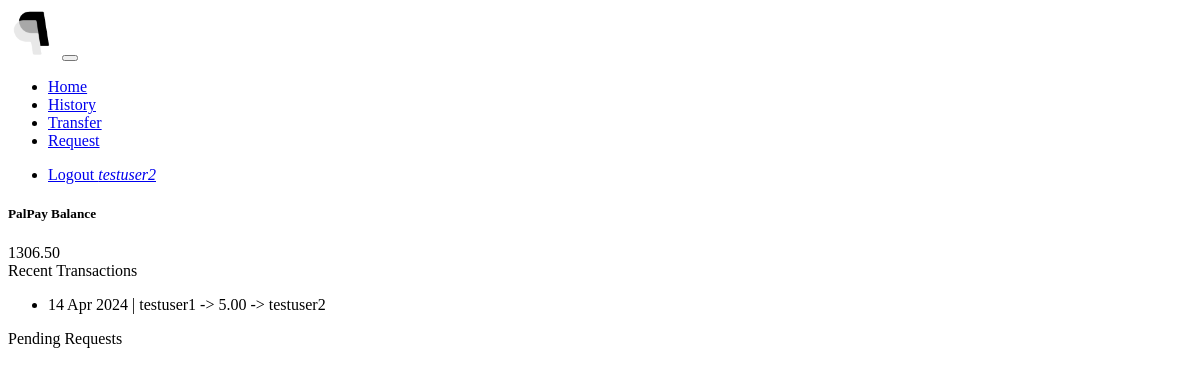
/ (signed in), run on an earlier commit of the app's database.
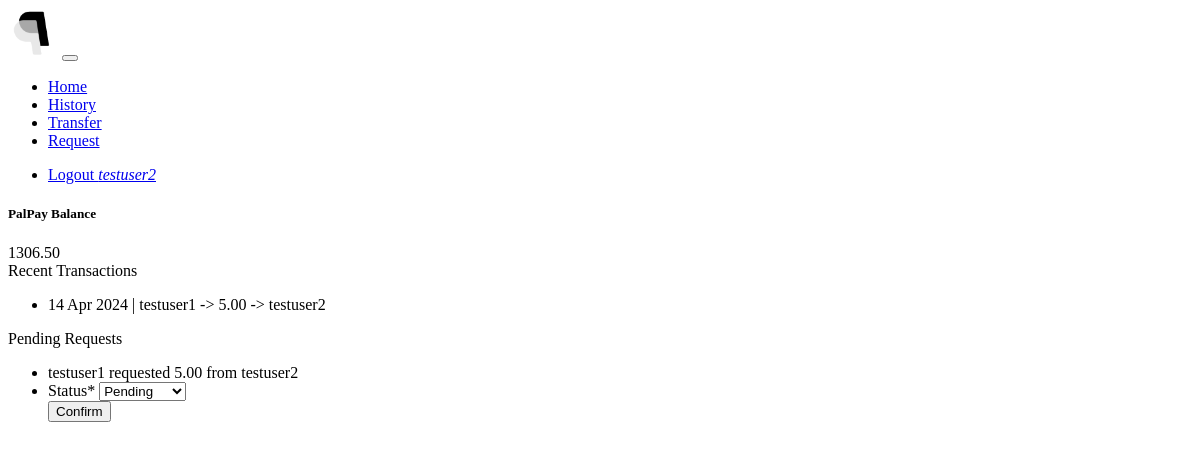
And on a later commit of the database.
### payapp/models.py (models this page shows, shortened)
class Transaction(models.Model):
    from_person = models.ForeignKey(Person, on_delete=models.RESTRICT, related_name='transactions_from')
    to_person = models.ForeignKey(Person, on_delete=models.RESTRICT, related_name='transactions_to')
    amount = PayAppMoneyField()
    submission_datetime = models.DateTimeField(default=datetime.now, blank=True)
    class Meta:
        ordering = ("submission_datetime", "from_person", "amount")

class Person(models.Model):
    user = models.OneToOneField(settings.AUTH_USER_MODEL, on_delete=models.CASCADE)
    active = models.BooleanField(default=True)  # disable users rather than deleting them to preserve history
    balance = PayAppMoneyField()
    class Meta:
        ordering = ("user", "active")

class Request(models.Model):
    by_person = models.ForeignKey(Person, on_delete=models.CASCADE, related_name='requests_by')
    to_person = models.ForeignKey(Person, on_delete=models.CASCADE, related_name='requests_to')
    amount = PayAppMoneyField()
    class StatusChoices(models.TextChoices):
        PENDING = "PENDING"
        COMPLETED = "COMPLETED"
        CANCELLED = "CANCELLED"
    status = models.CharField(choices=StatusChoices, default=StatusChoices.PENDING, max_length=9)
    def __str__(self):
        return ' '.join([self.by_person.user.__str__(),
                         self.to_person.user.__str__(),
                         self.amount.__str__(),
                         self.status
                         ])
    class Meta:
        ordering = ("by_person", "status", "amount")

### payapp/views.py (the view)
# urls.py: path('', home, name='home'),
@login_required(login_url='/login/')
def home(request):
    requests = Request.objects.filter(
        (Q(to_person__user_id__exact=request.user.id) | Q(from_person__user_id__exact=request.user.id)) and
        Q(status=Request.StatusChoices.PENDING)
    )
    forms = [RequestResponseForm(instance=rq) for rq in requests]
    print(requests)
    print(forms)
    context = {
        'person': Person.objects.filter(user__exact=request.user.id)[0],
        'recent_transactions': Transaction.objects.filter(
            Q(from_person__user_id__exact=request.user.id) |
            Q(to_person__user_id__exact=request.user.id)
        ).order_by('-id')[:10:-1],
        'requests_and_forms': zip(requests, forms),
    }
    return render(request, 'payapp/home.html', context=context)

### templates/payapp/home.html (shortened to what this page needs)
{% extends 'webapps2024/base.html' %}
{% load crispy_forms_filters %}
{% block content %}
    <div class="container">
        <div class="row">
            <div class="col-sm-7">
                <div class="card bg-secondary" style="width:25rem">
                    <div class="card-body">
                        <h5 class="card-title">PalPay Balance</h5>
                        <div class="h3">{{ person.balance }}</div>
                    </div>
                </div>
                <div class="card bg-secondary" style="width:25rem">
                    <div class="card-header">Recent Transactions</div>
                    {% if recent_transactions %}
                        <ul class="list-group list-group-flush text-light">
                            {% for rt in recent_transactions %}
                                <li class="list-group-item bg-secondary">
                                    <span>{{ rt.submission_datetime|date }} | {{ rt.from_person.user.username }} -> {{ rt.amount }} -> {{ rt.to_person.user.username }}</span>
                                </li>
                            {% endfor %}
                        </ul>
                    {% else %}
                        <div class="text-center">No recent transactions.</div>
                    {% endif %}
                </div>
            </div>
            <div class="col">
                <div class="card bg-secondary" style="width:25rem">
                    <div class="card-header">Pending Requests</div>
                    {% if requests_and_forms %}
                        <ul class="list-group list-group-flush">
                            {% for rs, form in requests_and_forms %}
                                <li class="list-group-item bg-secondary">
                                    <span>{{ rs.by_person.user.username }} requested {{ rs.amount }} from {{ rs.to_person.user.username }} </span>
                                </li>
                                {% if rs.to_person.user_id == person.user_id %}
                                <li class="list-group-item bg-secondary">
                                    <form action="/request-response/" method="POST">
                                        {{ form|crispy }}
                                        <input type="submit" class="btn btn-success m-1" value="Confirm">
                                    </form>
                                </li>
                                {% endif %}
                            {% endfor %}
                        </ul>
                    {% else %}
                        <div class="text-center">No pending requests.</div>
                    {% endif %}
                </div>
            </div>
        </div>
    </div>
{% endblock %}

What changed in the data, as far as the page shows it:
added Request: by_person.user.username "testuser1", amount "5.00", to_person.user.username "testuser2", status "Pending"
